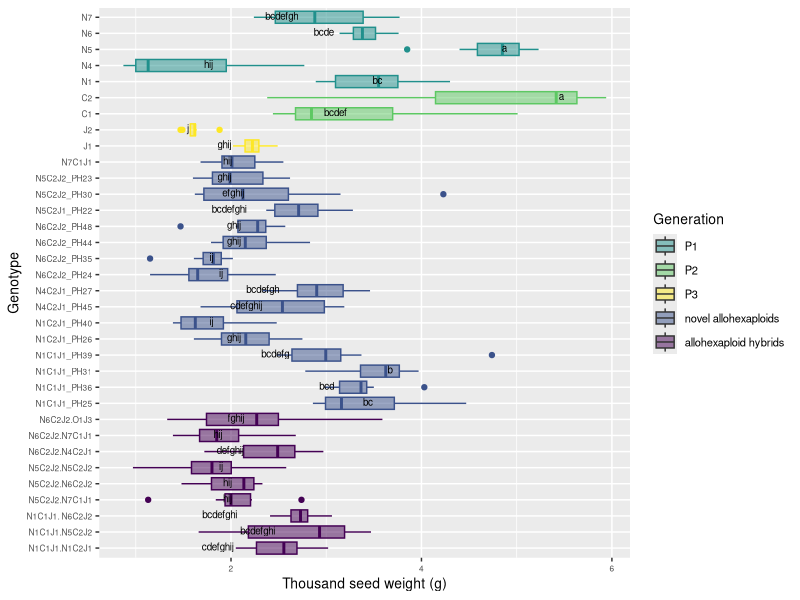

This figure's R source:
# Comparison 2X: Novel allohexaploids

#load packages 
install.packages("multcompView")
install.packages("viridis")
library(viridis)

library(tidyverse)
library(dplyr)
library(ggplot2)
library(ggpubr)
library(datasets)
library(multcompView)


# vollständige Rohdatentabelle laden ######
setwd("C:/Users/Helen Behn/Documents/R/Data Analysis EPPN/00_raw_data/Final raw data table")
DATA <- read_csv("EPPN raw data complete 220419.csv")
View(DATA)


#drop first column
DATA = DATA[,2:37]
View(DATA)

#Comparison 2X	
# Aim: to determine if the NCJ allohexaploids have more similarity to each other than to their parent genotypes 
# Genotypes: PH22	PH23	PH24	PH25	PH26	PH27	PH28	PH42	PH30	PH35	PH36	PH40	PH45	PH44	
# PH31	PH48	PH39	PH12	PH13	PH14	PH15	PH16	PH07	PH08	PH09	PH10

#### subsetting #####
#IMPORTANT: N5C2J2.N5C2J1_PH43 has only one parent genotype: N5C2J2 (PH30 and PH23), 
# N5C2J1_PH42 was wrong, deleted from subsetting group 4

comp_2X4 <- DATA[DATA$Genotype %in% c("N6C2J2_PH24", "N6C2J2_PH35", "N6C2J2_PH44", "N6C2J2_PH48", 
                                     "N5C2J1_PH22", "N5C2J2_PH30", "N5C2J2_PH23", "N1C1J1_PH25", "N1C1J1_PH36", 
                                     "N1C1J1_PH31", "N1C1J1_PH39", "N1C2J1_PH26", "N1C2J1_PH40", "N4C2J1_PH45","N4C2J1_PH27", "N7C1J1", 
                                     
                                     "N5", "N6", "N1", "N4", "N7","C1", "C2", "J1", "J2", 
                                     
                                     "N1C1J1.N5C2J2", "N6C2J2.N7C1J1", "N5C2J2.N7C1J1", "N1C1J1. N6C2J2",
                                     "N5C2J2.N6C2J2","N1C1J1.N1C2J1", "N5C2J2.N5C2J2", "N6C2J2.N4C2J1", "N6C2J2.O1J3"), ]
head(comp_2X4)
View(comp_2X4)

#create column giving generation###############################################
#N5C2J1_PH42 removed!!!######################################################## 
comp_2X4 <- comp_2X4 %>%
  mutate(Generation = case_when(
  Genotype == "N1" ~ "P1",
  Genotype == "N4" ~ "P1",
  Genotype == "N5" ~ "P1",
  Genotype == "N6" ~ "P1",
  Genotype == "N7" ~ "P1",
  Genotype == "C1" ~ "P2",
  Genotype == "C2" ~ "P2",
  Genotype == "J1" ~ "P3",
  Genotype == "J2" ~ "P3",
  Genotype == "N5C2J1_PH22" ~ "novel allohex",
  Genotype == "N5C2J2_PH23" ~ "novel allohex",
  Genotype == "N6C2J2_PH24" ~ "novel allohex",
  Genotype == "N1C1J1_PH25" ~ "novel allohex",
  Genotype == "N1C2J1_PH26" ~ "novel allohex",
  Genotype == "N4C2J1_PH27" ~ "novel allohex",
  Genotype == "N5C2J2_PH30" ~ "novel allohex",
  Genotype == "N1C1J1_PH31" ~ "novel allohex",
  Genotype == "N6C2J2_PH35" ~ "novel allohex",
  Genotype == "N1C1J1_PH36" ~ "novel allohex",
  Genotype == "N1C1J1_PH39" ~ "novel allohex",
  Genotype == "N1C2J1_PH40" ~ "novel allohex",
  Genotype == "N6C2J2_PH44" ~ "novel allohex",
  Genotype == "N4C2J1_PH45" ~ "novel allohex",
  Genotype == "N6C2J2_PH48" ~ "novel allohex",
  Genotype == "N7C1J1" ~ "novel allohex",
  Genotype == "N1C1J1.N5C2J2" ~ "allohex hybrid",
  Genotype == "N1C1J1.N1C2J1" ~ "allohex hybrid",
  Genotype == "N5C2J2.N7C1J1" ~ "allohex hybrid",
  Genotype == "N5C2J2.N5C2J2" ~ "allohex hybrid",
  Genotype == "N1C1J1. N6C2J2" ~ "allohex hybrid",
  Genotype == "N5C2J2.N6C2J2" ~ "allohex hybrid",
  Genotype == "N6C2J2.O1J3" ~ "allohex hybrid",
  Genotype == "N6C2J2.N4C2J1" ~ "allohex hybrid",
  Genotype == "N6C2J2.N7C1J1" ~ "allohex hybrid"))


# Reorder factor levels in comp_2X4
#N5C2J1_PH42 removed!!!##
comp_2X4ord <- comp_2X4                             
comp_2X4ord$Genotype <- factor(comp_2X4ord$Genotype,     
                             levels = c("N1C1J1.N1C2J1", "N1C1J1.N5C2J2", "N1C1J1. N6C2J2", 
                               "N5C2J2.N7C1J1", "N5C2J2.N6C2J2", "N5C2J2.N5C2J2", 
                               "N6C2J2.N4C2J1", "N6C2J2.N7C1J1", "N6C2J2.O1J3",
                               
                               "N1C1J1_PH25", "N1C1J1_PH36","N1C1J1_PH31", "N1C1J1_PH39", 
                               "N1C2J1_PH26", "N1C2J1_PH40", 
                               "N4C2J1_PH45","N4C2J1_PH27",
                               "N6C2J2_PH24", "N6C2J2_PH35", "N6C2J2_PH44", "N6C2J2_PH48", 
                               "N5C2J1_PH22", 
                               "N5C2J2_PH30", "N5C2J2_PH23", 
                               "N7C1J1",
                               
                               "J1", "J2", "C1", "C2", "N1", "N4", "N5", "N6", "N7"))

# ANOVA, Tukey & Boxplot with CLD according to Rosane Rech##########################################################
# loading the appropriate libraries
library(datasets)

# analysis of variance
anova <- aov(TGW_g ~ Genotype, data = comp_2X4ord)
summary(anova)

# Tukey's test
tukey <- TukeyHSD(anova)
print(tukey)

# compact letter display
cld <- multcompLetters4(anova, tukey)
print(cld)

# table with factors and 3rd quantile
Tk <- group_by(comp_2X4ord, Genotype) %>%
  summarise(mean = round(mean(TGW_g), digits = 1), quant = round(quantile(TGW_g, probs = 0.75), digits = 1)) %>%
  arrange(desc(mean)) #WICHTIG: arrange(desc(mean)) muss hier rein!!!

# extracting the compact letter display and adding to the Tk table
cld <- as.data.frame.list(cld$Genotype)
Tk$cld <- cld$Letters
print(Tk) # print dient der Überprüfung: Mittelwerte und Letter code 
# in der gleichen Reihenfolge angeordnet?


#create column giving generation###############################################
#N5C2J1_PH42 removed!!!########################################################
ANOVA_Tukey_2X4 <- Tk %>%
  mutate(Generation = case_when(
    Genotype == "N1" ~ "P1",
    Genotype == "N4" ~ "P1",
    Genotype == "N5" ~ "P1",
    Genotype == "N6" ~ "P1",
    Genotype == "N7" ~ "P1",
    Genotype == "C1" ~ "P2",
    Genotype == "C2" ~ "P2",
    Genotype == "J1" ~ "P3",
    Genotype == "J2" ~ "P3",
    Genotype == "N5C2J1_PH22" ~ "novel allohex",
    Genotype == "N5C2J2_PH23" ~ "novel allohex",
    Genotype == "N6C2J2_PH24" ~ "novel allohex",
    Genotype == "N1C1J1_PH25" ~ "novel allohex",
    Genotype == "N1C2J1_PH26" ~ "novel allohex",
    Genotype == "N4C2J1_PH27" ~ "novel allohex",
    Genotype == "N5C2J2_PH30" ~ "novel allohex",
    Genotype == "N1C1J1_PH31" ~ "novel allohex",
    Genotype == "N6C2J2_PH35" ~ "novel allohex",
    Genotype == "N1C1J1_PH36" ~ "novel allohex",
    Genotype == "N1C1J1_PH39" ~ "novel allohex",
    Genotype == "N1C2J1_PH40" ~ "novel allohex",
    Genotype == "N6C2J2_PH44" ~ "novel allohex",
    Genotype == "N4C2J1_PH45" ~ "novel allohex",
    Genotype == "N6C2J2_PH48" ~ "novel allohex",
    Genotype == "N7C1J1" ~ "novel allohex",
    Genotype == "N1C1J1.N5C2J2" ~ "allohex hybrid",
    Genotype == "N1C1J1.N1C2J1" ~ "allohex hybrid",
    Genotype == "N5C2J2.N7C1J1" ~ "allohex hybrid",
    Genotype == "N5C2J2.N5C2J2" ~ "allohex hybrid",
    Genotype == "N1C1J1. N6C2J2" ~ "allohex hybrid",
    Genotype == "N5C2J2.N6C2J2" ~ "allohex hybrid",
    Genotype == "N6C2J2.O1J3" ~ "allohex hybrid",
    Genotype == "N6C2J2.N4C2J1" ~ "allohex hybrid",
    Genotype == "N6C2J2.N7C1J1" ~ "allohex hybrid"))
view(ANOVA_Tukey_2X4)

#boxplot
ggplot(comp_2X4ord, aes(Genotype, TGW_g, fill = Generation, color = Generation)) + 
  geom_boxplot() +
  labs(x="Genotype", y="Thousand seed weight (g)") +
  geom_text(data = ANOVA_Tukey_2X4, aes(x = Genotype, y = quant, label = cld), color = "black", size = 2.5, vjust = 0.3, hjust = 3) +
  coord_flip() +
  theme(axis.title = element_text(size = 14),
        legend.text = element_text(size = 8),
        legend.title = element_text(size = 10),
        axis.title.x = element_text(size = 10),
        axis.title.y = element_text(size = 10),
        axis.text.x = element_text(size = 6),
        axis.text.y = element_text(size = 6)) +
  scale_color_viridis(discrete = TRUE, option = "D", direction = 1, guide = "none", alpha = 1) +  #legend removed by guide = "none" 
  scale_fill_viridis(discrete = TRUE, option = "D", direction = 1, alpha = 0.5,
                     breaks=c("P1", "P2", "P3", "novel allohex", "allohex hybrid"),
                     labels=c("P1", "P2", "P3", "novel allohexaploids", "allohexaploid hybrids")) ##reorder legend labels!
